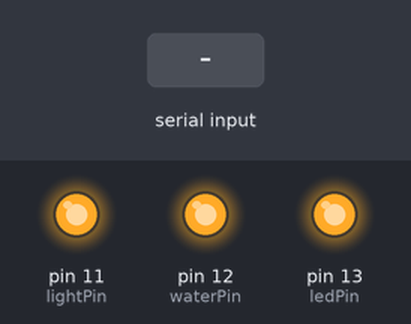
This sketch was run on a simulated Arduino Uno, built with avr-gcc and run on an emulated ATmega328P. On the bench: output pins drawn as LEDs (lit = HIGH). Inputs (shaded band) come from the test bench.

Above: at 1.2 s.
1.3 s: "TEST;" received over Serial
At 2.1 s:
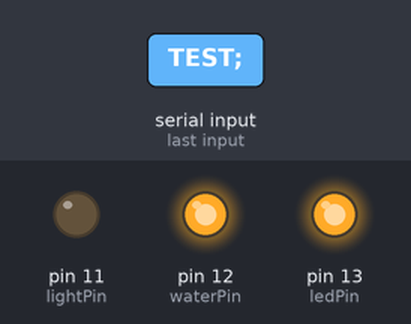
At 3.1 s:
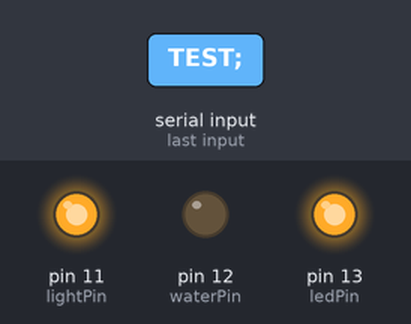
Timing chart, 0 to 10.3 s (numbered marks = the images above; inputs shaded):
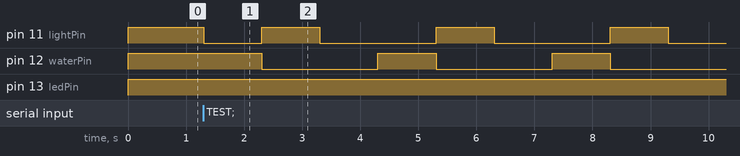

The sketch:

Garden.arduino.ino
```cpp
#include <WString.h>

int waterPin  = 12;
int lightPin  = 11;
int ledPin    = 13;


String sensors_ids[] = {
  "ded2ea9e8f028eb7bc301461314fd34fd2f5172947c3dea0e71696f8b8fcd8e6",
  "7b15bcdd9f91d9b8d5558bec3437485011ffe7ba5cf8c7e24e67042363408c45",
  "247c32aad7cac61314f1e2aa8d0faa3299ca3853d4226373864e60a8278f0f6a",
};
int sensors_pins[] = {
  A0,
  A1,
  A2

};


void setup() {
  // put your setup code here, to run once:
  Serial.begin(9600);


  for(int i = 0; i < sizeof(sensors_pins) / 2; i++ ){
    pinMode(sensors_pins[ i ], INPUT );
  }


  pinMode(waterPin, OUTPUT);
  pinMode(lightPin, OUTPUT);
  pinMode(ledPin  , OUTPUT);

  digitalWrite(waterPin , HIGH );
  digitalWrite(lightPin , HIGH );
  digitalWrite(ledPin   , LOW) ;


}

void loop() {
  // put your main code here, to run repeatedly:
  readIn();
  sendOut();
}
void sendOut(){
  for(int i = 0; i < sizeof(sensors_pins) / 2; i++){
    Serial.print(sensors_ids[ i ] + "=" + String( map(analogRead(sensors_pins[ i ]), 302, 1023,0,100) ) +";");
  }
  Serial.println("DONE;");
  Serial.flush();
}
int readIn(){

    String serial_in;
    while(1 == 1 ){
        digitalWrite(ledPin , HIGH) ;
        if(Serial.available() > 0 ){
        serial_in = Serial.readStringUntil(';');

        String function = serial_in.substring(0, serial_in.indexOf("=") );
        int    value = serial_in.substring( (serial_in.indexOf("=") + 1) , ( serial_in.length() ) ).toInt();

        if( function.equals("WATER") ){
            modulateOutput( waterPin , value );

        }
        if( function.equals("LIGHT") ){
            modulateOutput( lightPin , value );

        }
        if( function.equals("TEST") ){
            test();
            digitalWrite(waterPin, LOW );
            digitalWrite(lightPin, LOW);
        }
        if( function.equals("DONE") ){
          digitalWrite(ledPin , LOW) ;
          return 0;
        }
      }
    }
}
void modulateOutput( int pin, bool output ){
  digitalWrite(pin, ! output);
}


void test() {

  for(int i = 0; i < 10; i++){
    digitalWrite(waterPin, HIGH);
    digitalWrite(lightPin, LOW );
    delay(1000);
    digitalWrite(waterPin, LOW );
    digitalWrite(lightPin, HIGH);
    delay(1000);
    digitalWrite(waterPin, LOW );
    digitalWrite(lightPin, LOW);
    delay(1000);
  }
}
```

Measured:
- after the input at 1.3 s, pin 11 (lightPin): HIGH → LOW at once, then repeats every 3.0 s: HIGH 1.0 s, LOW 2.0 s; pin 12 (waterPin): alternates HIGH for 1.0 s and LOW for 2.0 s, starting after 1.0 s
